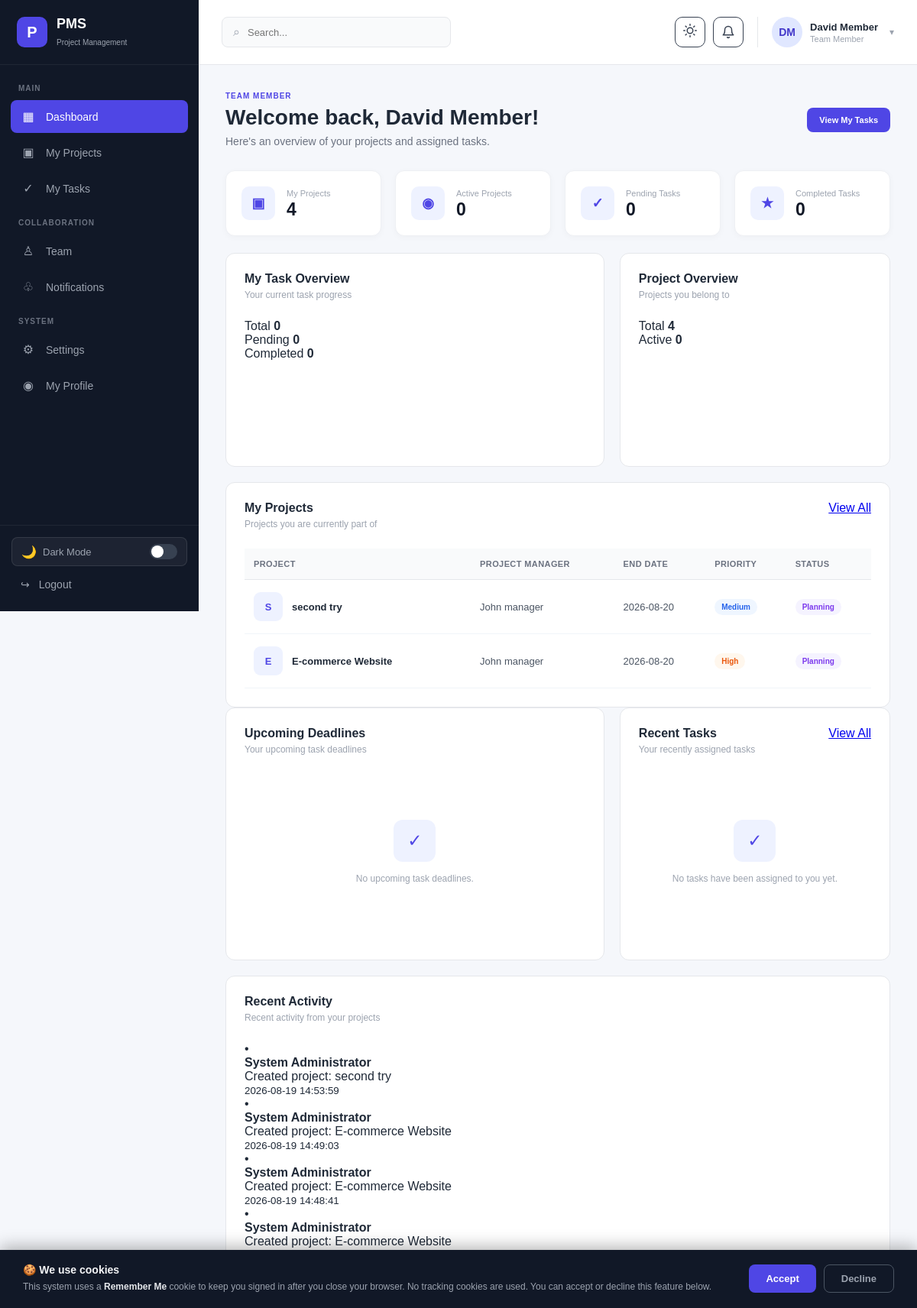
The page /member-dashboard.php (signed in) on the database its author committed.
### tables this page shows
CREATE TABLE `projects` (
  `id` int NOT NULL AUTO_INCREMENT,
  `name` varchar(150) NOT NULL,
  `description` text,
  `start_date` date NOT NULL,
  `end_date` date DEFAULT NULL,
  `status` enum('planning','in_progress','on_hold','completed','cancelled') NOT NULL DEFAULT 'planning',
  `priority` enum('low','medium','high','urgent') NOT NULL DEFAULT 'medium',
  `manager_id` int NOT NULL,
  `created_by` int NOT NULL,
  `created_at` timestamp NULL DEFAULT CURRENT_TIMESTAMP,
  `updated_at` timestamp NULL DEFAULT CURRENT_TIMESTAMP ON UPDATE CURRENT_TIMESTAMP,
  PRIMARY KEY (`id`),
  KEY `fk_project_manager` (`manager_id`),
  KEY `fk_project_creator` (`created_by`)
);

CREATE TABLE `users` (
  `id` int NOT NULL AUTO_INCREMENT,
  `full_name` varchar(100) NOT NULL,
  `email` varchar(150) NOT NULL,
  `password` varchar(255) NOT NULL,
  `role` enum('admin','project_manager','member') NOT NULL DEFAULT 'member',
  `profile_image` varchar(255) DEFAULT NULL,
  `status` enum('active','inactive') NOT NULL DEFAULT 'active',
  `created_at` timestamp NULL DEFAULT CURRENT_TIMESTAMP,
  `updated_at` timestamp NULL DEFAULT CURRENT_TIMESTAMP ON UPDATE CURRENT_TIMESTAMP,
  `last_seen_at` timestamp NULL DEFAULT NULL,
  PRIMARY KEY (`id`),
  UNIQUE KEY `email` (`email`)
);

CREATE TABLE `activity_logs` (
  `id` int NOT NULL AUTO_INCREMENT,
  `user_id` int NOT NULL,
  `project_id` int DEFAULT NULL,
  `action` varchar(100) NOT NULL,
  `description` text,
  `created_at` timestamp NULL DEFAULT CURRENT_TIMESTAMP,
  PRIMARY KEY (`id`),
  KEY `fk_activity_user` (`user_id`),
  KEY `fk_activity_project` (`project_id`)
);

### member-dashboard.php (the view, shortened to what the rows shown need)
<?php
require_once "auth_check.php";
$member_id = (int) $_SESSION["user_id"];
$member_name = $_SESSION["full_name"] ?? "Team Member";
$my_projects = [];
$query = "
    SELECT
        p.id,
        p.name,
        p.description,
        p.start_date,
        p.end_date,
        p.priority,
        p.status,
        u.full_name AS manager_name
    FROM project_members pm
    INNER JOIN projects p
        ON pm.project_id = p.id
    INNER JOIN users u
        ON p.manager_id = u.id
    WHERE pm.user_id = $member_id
    ORDER BY p.created_at DESC
    LIMIT 5
";
$result = mysqli_query($conn, $query);
if ($result) {
    while ($row = mysqli_fetch_assoc($result)) {
        $my_projects[] = $row;
    }
}
$activities = [];
$query = "
    SELECT
        a.action,
        a.description,
        a.created_at,
        u.full_name
    FROM activity_logs a
    INNER JOIN users u
        ON a.user_id = u.id
    WHERE a.project_id IN (
        SELECT project_id
        FROM project_members
        WHERE user_id = $member_id
    )
    ORDER BY a.created_at DESC
    LIMIT 6
";
$result = mysqli_query($conn, $query);
if ($result) {
    while ($row = mysqli_fetch_assoc($result)) {
        $activities[] = $row;
    }
}
?>
<!DOCTYPE html>
<html lang="en">
<head>
    <link
        rel="stylesheet"
        href="assets/css/style.css"
    >
</head>
<body>
<div class="admin-layout">
    <aside class="sidebar">
        <div class="sidebar-logo">
            <div>
                <h2>
                    PMS
                </h2>
            </div>
        </div>
    </aside>
    <main class="main-content">
        <section class="dashboard-content">
            <div class="page-header">
                <div>
                    <h1>
                        Welcome back,
                        <?= htmlspecialchars(
                            $member_name
                        ) ?>!
                    </h1>
                </div>
            </div>
            <div class="dashboard-grid">
                <div class="dashboard-card">
                    <div class="card-header">
                        <div>
                            <h2>
                                My Task Overview
                            </h2>
                        </div>
                    </div>
                </div>
                <div class="dashboard-card">
                    <div class="card-header">
                        <div>
                            <h2>
                                Project Overview
                            </h2>
                        </div>
                    </div>
                </div>
            </div>
            <div class="dashboard-card">
                <div class="card-header">
                    <div>
                        <h2>
                            My Projects
                        </h2>
                    </div>
                </div>
                <?php if (
                    count($my_projects) > 0
                ): ?>
                    <div class="table-container">
                        <table class="projects-table">
                            <thead>
                                <tr>
                                    <th>
                                        Project
                                    </th>
                                    <th>
                                        Project Manager
                                    </th>
                                    <th>
                                        End Date
                                    </th>
                                    <th>
                                        Priority
                                    </th>
                                    <th>
                                        Status
                                    </th>
                                </tr>
                            </thead>
                            <tbody>
                                <?php foreach (
                                    $my_projects
                                    as $project
                                ): ?>
                                    <tr>
                                        <td>
                                            <div class="project-name">
                                                <div class="project-avatar">
                                                    <?= strtoupper(
                                                        substr(
                                                            $project["name"],
                                                            0,
                                                            1
                                                        )
                                                    ) ?>
                                                </div>
                                                <div>
                                                    <strong>
                                                        <?= htmlspecialchars(
                                                            $project["name"]
                                                        ) ?>
                                                    </strong>
                                                </div>
                                            </div>
                                        </td>
                                        <td>
                                            <?= htmlspecialchars(
                                                $project["manager_name"]
                                            ) ?>
                                        </td>
                                        <td>
                                            <?= $project["end_date"]
                                                ? htmlspecialchars(
                                                    $project["end_date"]
                                                )
                                                : "—"
                                            ?>
                                        </td>
                                        <td>
                                            <span
                                                class="priority-badge priority-<?= htmlspecialchars(
                                                    $project["priority"]
                                                ) ?>"
                                            >
                                                <?= ucfirst(
                                                    htmlspecialchars(
                                                        $project["priority"]
                                                    )
                                                ) ?>
                                            </span>
                                        </td>
                                        <td>
                                            <span
                                                class="status-badge status-<?= htmlspecialchars(
                                                    $project["status"]
                                                ) ?>"
                                            >
                                                <?= ucfirst(
                                                    str_replace(
                                                        "_",
                                                        " ",
                                                        htmlspecialchars(
                                                            $project["status"]
                                                        )
                                                    )
                                                ) ?>
                                            </span>
                                        </td>
                                    </tr>
                                <?php endforeach; ?>
                            </tbody>
                        </table>
                    </div>
                <?php endif; ?>
            </div>
            <div class="dashboard-grid">
                <div class="dashboard-card">
                    <div class="card-header">
                        <div>
                            <h2>
                                Upcoming Deadlines
                            </h2>
                        </div>
                    </div>
                </div>
                <div class="dashboard-card">
                    <div class="card-header">
                        <div>
                            <h2>
                                Recent Tasks
                            </h2>
                        </div>
                    </div>
                </div>
            </div>
            <div class="dashboard-card">
                <div class="card-header">
                    <div>
                        <h2>
                            Recent Activity
                        </h2>
                    </div>
                </div>
                <?php if (
                    count($activities) > 0
                ): ?>
                    <div class="activity-list">
                        <?php foreach (
                            $activities
                            as $activity
                        ): ?>
                            <div class="activity-item">
                                <div class="activity-icon">
                                    •
                                </div>
                                <div>
                                    <strong>
                                        <?= htmlspecialchars(
                                            $activity["full_name"]
                                        ) ?>
                                    </strong>
                                    <p>
                                        <?= htmlspecialchars(
                                            $activity["description"]
                                        ) ?>
                                    </p>
                                    <small>
                                        <?= htmlspecialchars(
                                            $activity["created_at"]
                                        ) ?>
                                    </small>
                                </div>
                            </div>
                        <?php endforeach; ?>
                    </div>
                <?php endif; ?>
            </div>
        </section>
    </main>
</div>
</body>
</html>

### rows shown on the page
projects: name "S", name "second try", users.full_name "John manager", end_date "2026-08-20", priority "Medium", status "Planning"
projects: name "E", name "E-commerce Website", users.full_name "John manager", end_date "2026-08-20", priority "High", status "Planning"
activity_logs: user.full_name "System Administrator", description "Created project: second try", created_at "2026-08-19 14:53:59"
activity_logs: user.full_name "System Administrator", description "Created project: E-commerce Website", created_at "2026-08-19 14:49:03"
activity_logs: user.full_name "System Administrator", description "Created project: E-commerce Website", created_at "2026-08-19 14:48:41"
activity_logs: user.full_name "System Administrator", description "Created project: E-commerce Website"

### other values the page prints
$escaped_initials "DM"
$member_name "David Member"
$total_projects "4"
$active_projects "0"
$pending_tasks "0"
$completed_tasks "0"
$total_tasks "0"
